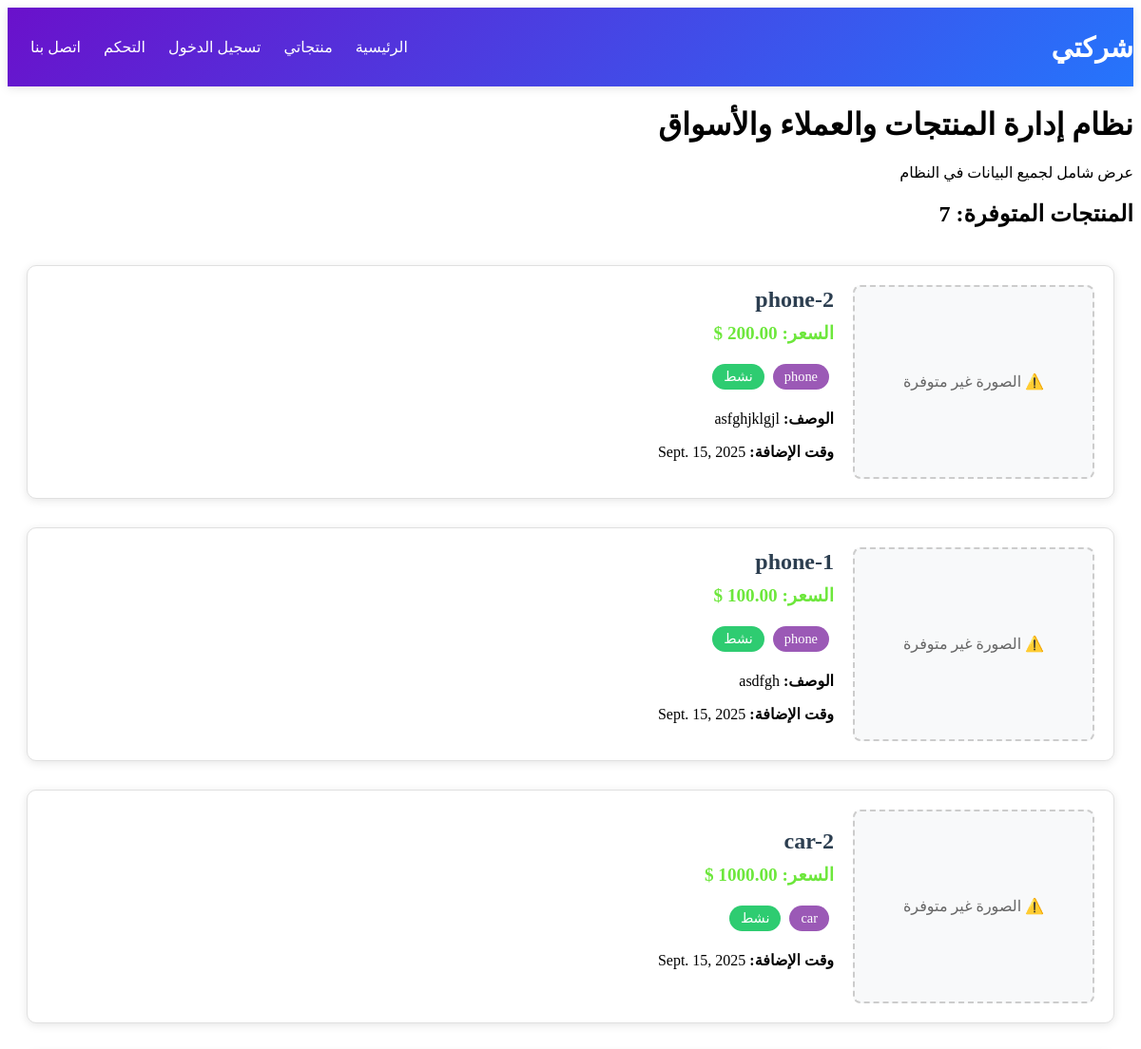
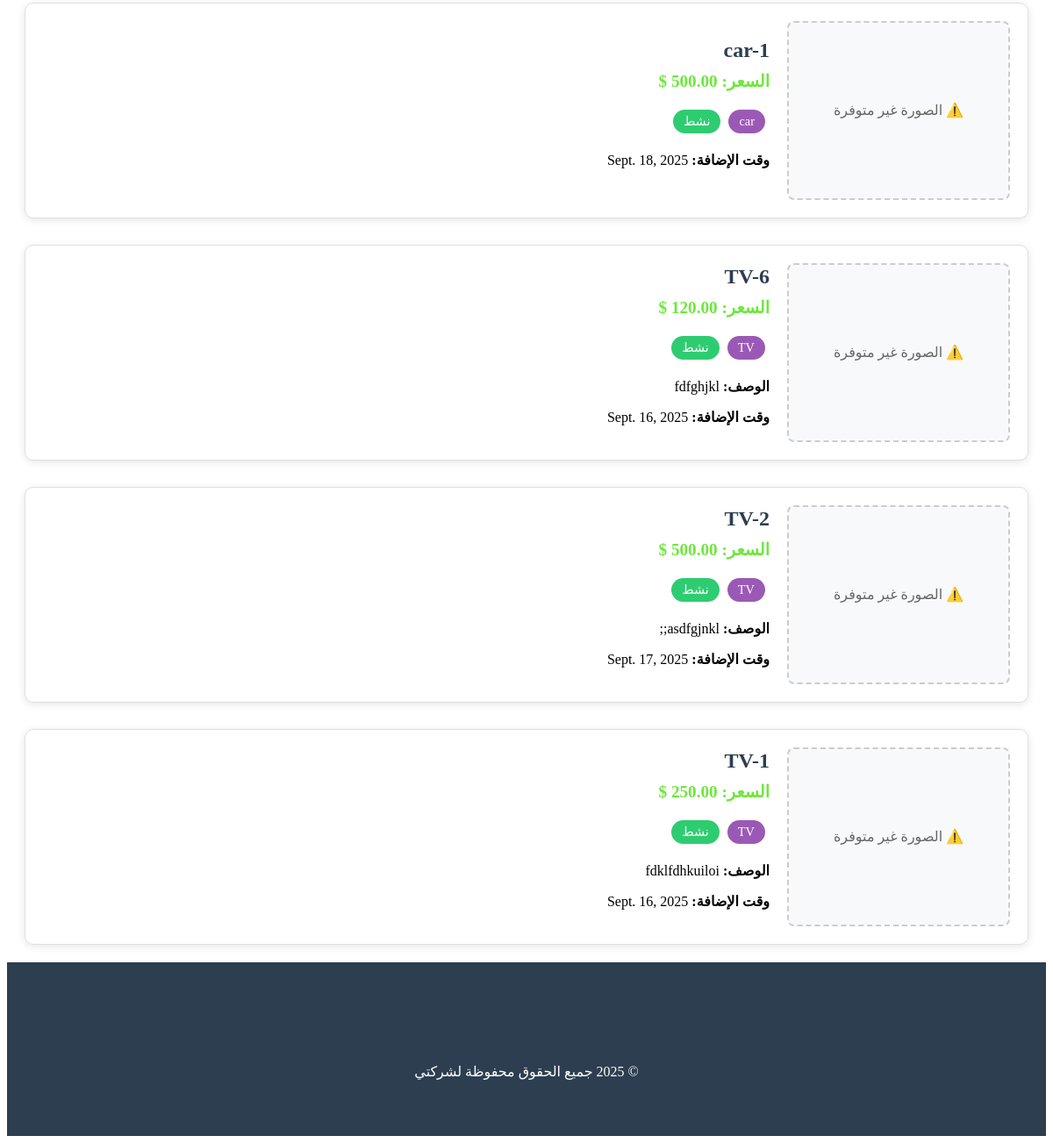
Screenshot of /products/ with the database file from the repository (2 pictures, top to bottom).
### pages/models.py (models this page shows, shortened)
class Product (models.Model):
    id = models.AutoField(primary_key=True)
    name=models.CharField(max_length = 100,default = 'enter name')
    price=models.DecimalField(max_digits = 6,decimal_places=2,default = 0.0)
    image= models.ImageField(upload_to = 'photos/%y/%m/%d',default = 'photos/25/09/13/tour-list-4.png')
    content=models.TextField(null= True,blank=True)
    categories = [
        ('phone','phone'),
        ('computer','computer'),
        ('TV','TV'),
        ('car','car'),
        ('fan','fan'),
    ]
    cotegory=models.CharField(max_length = 100,verbose_name = 'category',choices = categories)
    active=models.BooleanField(default=True)
    product_time = models.OneToOneField(Time ,on_delete=models.CASCADE, null=True, blank=True)
    class Meta :
        verbose_name = 'product'
        ordering = ['-name']

class Time (models.Model):
    Date = models.DateField(default=timezone.now)
    time = models.TimeField(null = True)
    moment = models.DateTimeField(null = True)
    class Meta :
        verbose_name = 'time'
        ordering = ['-moment']

### products/views.py (the view)
# urls.py: path('',views.product_list,name = 'products'),
def product_list(request):
    products = Product.objects.all()
    clints = Clint.objects.all().select_related()
    markets = Market.objects.all().prefetch_related('vesetors', 'market_products')
    context = {
        'products_num': str(products.count()),
        'product_card': products.select_related('product_time'),
        'clints_card': clints,
        'markets_card': markets
    }
    return render(request, 'products/products.html', context)

### templates/products/products.html (shortened to what this page needs)
<!DOCTYPE html>
{% load static %}
<html lang="ar" dir="rtl">
<head>
    <link rel="stylesheet" href="{% static 'css/products.css' %}">
</head>
<body>
    {% include 'parts/navbar.html' %}
    <div class="content">
        <div class="header">
            <h1>نظام إدارة المنتجات والعملاء والأسواق</h1>
            <p>عرض شامل لجميع البيانات في النظام</p>
        </div>
        <div class="section">
            <h2>المنتجات المتوفرة: {{products_num}}</h2>
            <div class="products-container">
                {% for product in product_card %}
                <div class="product-item">
                    <div class="image-container">
                        {% if product.image %}
                            <div class="no-image" style="display: none;">
                                <span>⚠️ الصورة غير متوفرة</span>
                            </div>
                        {% else %}
                            <div class="no-image">
                                <span>📷 لا توجد صورة</span>
                            </div>
                        {% endif %}
                    </div>
                    <div class="product-info">
                        <h3>{{ product.name }}</h3>
                        <p class="price-tag">السعر: {{ product.price }} $</p>
                        <p>
                            <span class="badge category-badge">{{ product.get_cotegory_display }}</span>
                            <span class="badge {% if product.active %}badge-active{% else %}badge-inactive{% endif %}">
                                {{ product.active|yesno:"نشط,غير نشط" }}
                            </span>
                        </p>
                        {% if product.content %}
                        <p><strong>الوصف:</strong> {{ product.content|truncatewords:20 }}</p>
                        {% endif %}
                        {% if product.product_time %}
                        <p><strong>وقت الإضافة:</strong> {{ product.product_time.Date }}</p>
                        {% endif %}
                    </div>
                </div>
                {% empty %}
                <div class="empty-message">
                    <p>لا توجد منتجات متاحة حالياً.</p>
                </div>
                {% endfor %}
            </div>
        </div>
    </div>
    {% include 'parts/foter.html' %}
</body>
</html>

### static/css/products.css (style rules this page uses)
.products-container { display: flex; flex-direction: column; gap: 30px; max-width: 1200px; margin: 0 auto; padding: 20px; }
.product-item { display: flex; align-items: center; gap: 20px; padding: 20px; border: 1px solid #e0e0e0; border-radius: 10px; background: white; box-shadow: 0 2px 10px rgba(0,0,0,0.1); transition: transform 0.3s ease; }
.product-info { flex: 1; }
.product-info h3 { margin: 0 0 10px 0; color: #2c3e50; font-size: 1.5rem; }
.price-tag { font-size: 1.2rem; color: #6de73c; font-weight: bold; margin: 10px 0; }
.badge { display: inline-block; padding: 5px 12px; border-radius: 20px; font-size: 0.9rem; margin: 5px 5px 5px 0; }
.category-badge { background-color: #9b59b6; color: white; }
.badge-active { background-color: #2ecc71; color: white; }
.no-image { width: 250px; height: 200px; background: #f8f9fa; display: flex; align-items: center; justify-content: center; border-radius: 8px; border: 2px dashed #ccc; color: #666; }

### rows the page displays
Product: name "phone-2", cotegory "phone", active "نشط", content "asfghjklgjl", product_time.Date "Sept. 15, 2025"
Product: name "phone-1", cotegory "phone", active "نشط", content "asdfgh", product_time.Date "Sept. 15, 2025"
Product: name "car-2", cotegory "car", active "نشط", product_time.Date "Sept. 15, 2025"
Product: name "car-1", cotegory "car", active "نشط", product_time.Date "Sept. 18, 2025"
Product: name "TV-6", cotegory "TV", active "نشط", content "fdfghjkl", product_time.Date "Sept. 16, 2025"
Product: name "TV-2", cotegory "TV", active "نشط", content "asdfgjnkl;;", product_time.Date "Sept. 17, 2025"
Product: name "TV-1", cotegory "TV", active "نشط", content "fdklfdhkuiloi", product_time.Date "Sept. 16, 2025"

### other values shown
{{ products_num }} "7"
